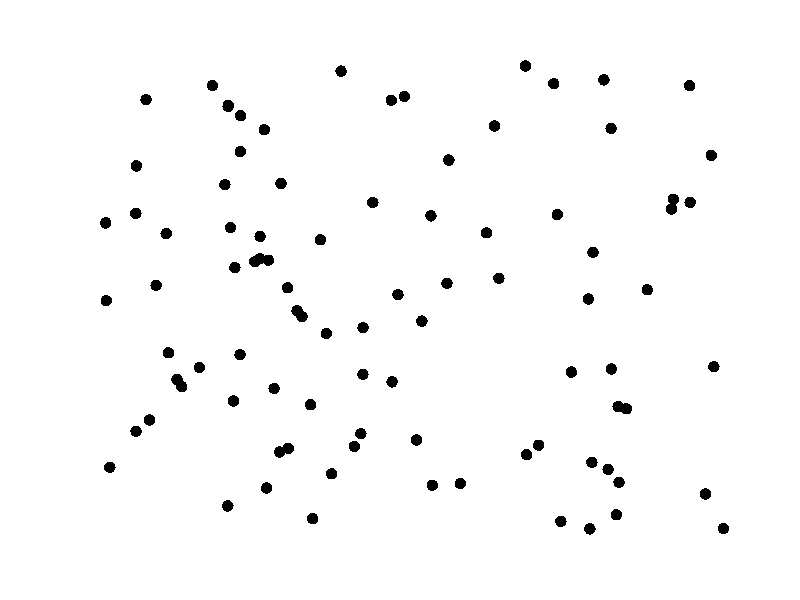

MATLAB code to generate this figure: (Note: this script raises an error after producing the figure.)
% generate images with 0-100 random dots

clear all; close all; clc;
for j = 0:99;
for i = 91:100; %change the number of dots 
    
    numPoints = i;

    % make the figure full screen
    FigH = figure('Position', get(0, 'Screensize'), 'visible','off'); %remove 'visible','off'if you would like to display the figure
    % generate dots
    x = rand(1, numPoints);
    y = rand(1, numPoints);
    sz =25; %MarkerSize
    % plot white dots
    plot(x, y, 'k.','MarkerSize',sz);
    
   % make plot background black
    set(gca,'Color','w')
    % remove axis in plot
    set(gca,'XColor','none','YColor','none','TickDir','out') 
    % make background black
    set(gcf,'color','w')
    
    % save images
        % name of the file
        word1 = '91-100(';
        word2 = num2str(j);
        word3 = ')(';
        word4 = num2str(i);
        word5 = ').jpg';
        str = strcat(word1, word2, word3, word4, word5);
        % specify the directory to save images
        imagepath = '/home/yusuke/Desktop/mini-project/CNN image recognition/dataset/91-100';

        baseFileName = sprintf(str);
        fullFileName = fullfile(imagepath, baseFileName);  
    F = getframe(FigH);
    imwrite(F.cdata,  fullFileName)
    
end;
end;